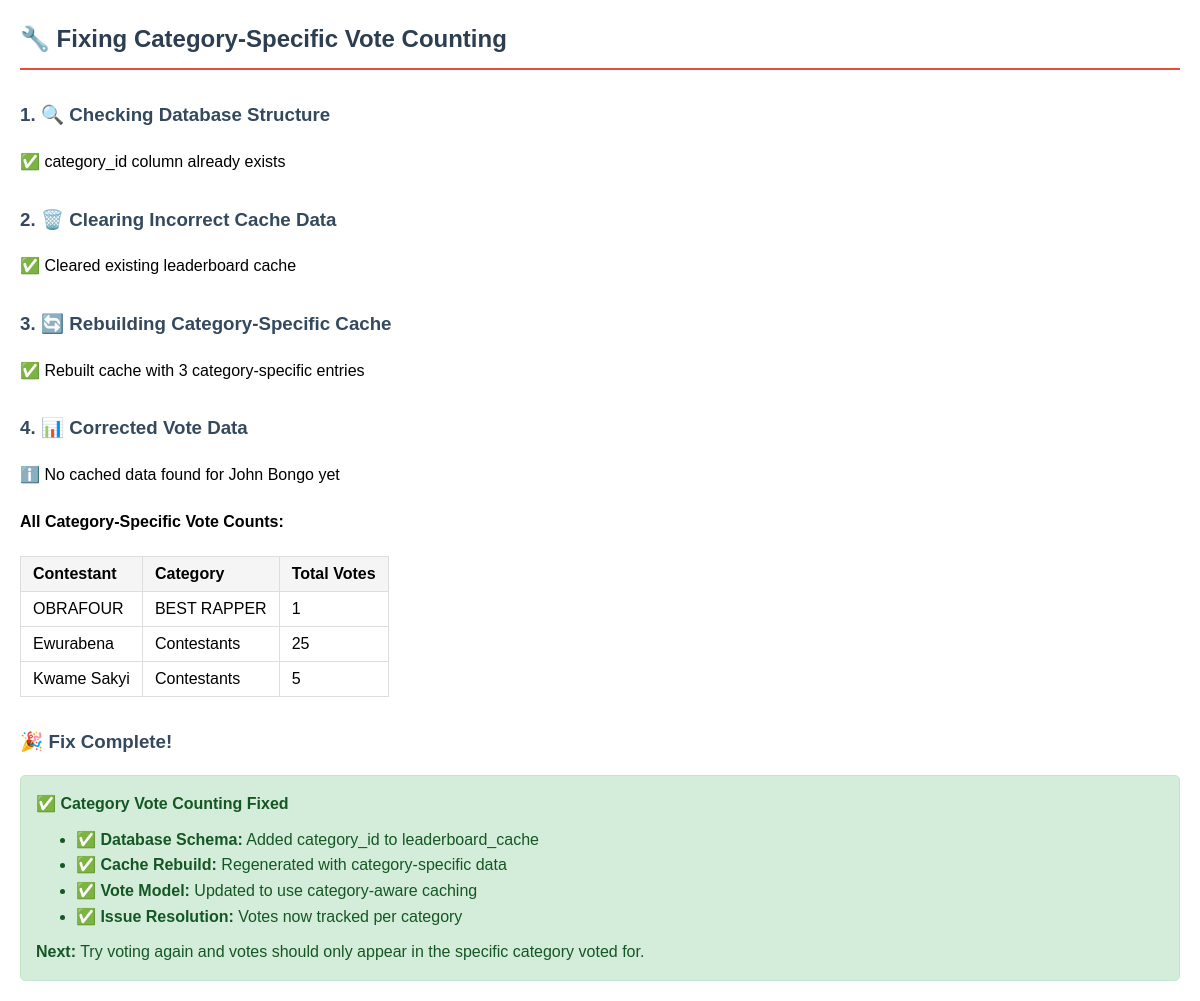
Before: /test_files/fix_category_votes.php with the older database file.
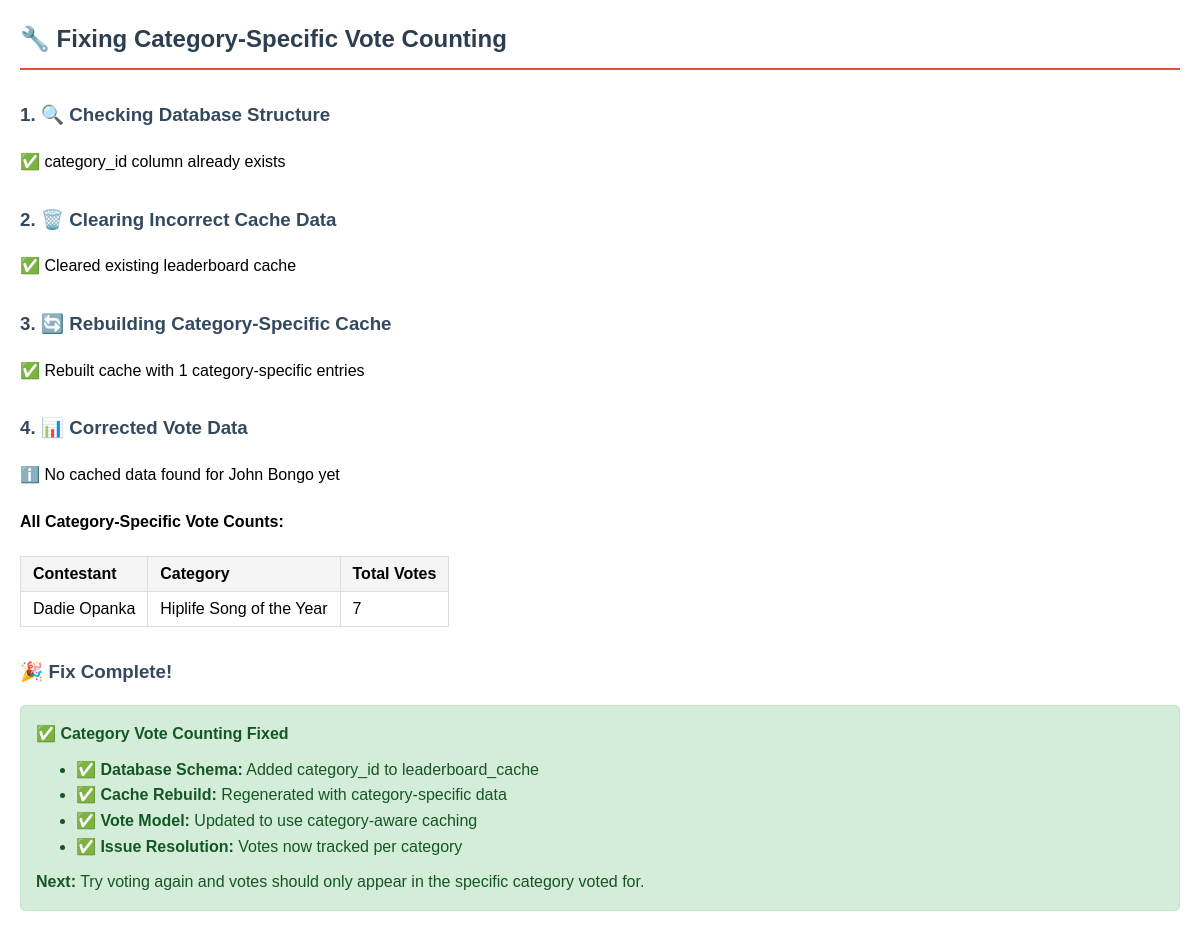
After: the same page with the newer database file.
### tables this page shows
CREATE TABLE `leaderboard_cache` (
  `id` int(11) NOT NULL,
  `event_id` int(11) NOT NULL,
  `contestant_id` int(11) NOT NULL,
  `category_id` int(10) UNSIGNED DEFAULT NULL,
  `total_votes` int(10) UNSIGNED NOT NULL DEFAULT 0,
  `updated_at` timestamp NOT NULL DEFAULT current_timestamp() ON UPDATE current_timestamp()
);

CREATE TABLE `contestants` (
  `id` int(11) NOT NULL,
  `tenant_id` int(11) NOT NULL DEFAULT 1,
  `event_id` int(11) DEFAULT NULL,
  `name` varchar(255) NOT NULL,
  `contestant_code` varchar(20) DEFAULT NULL,
  `image_url` varchar(500) DEFAULT NULL,
  `bio` text DEFAULT NULL,
  `display_order` int(11) DEFAULT 0,
  `active` tinyint(1) DEFAULT 1,
  `created_by` int(11) DEFAULT NULL,
  `created_at` timestamp NOT NULL DEFAULT current_timestamp(),
  `updated_at` timestamp NOT NULL DEFAULT current_timestamp() ON UPDATE current_timestamp()
);

CREATE TABLE `categories` (
  `id` int(11) NOT NULL,
  `event_id` int(11) NOT NULL,
  `tenant_id` int(11) NOT NULL DEFAULT 1,
  `name` varchar(255) NOT NULL,
  `description` text DEFAULT NULL,
  `created_by` int(11) DEFAULT NULL,
  `display_order` int(11) DEFAULT 0,
  `created_at` timestamp NOT NULL DEFAULT current_timestamp(),
  `updated_at` timestamp NOT NULL DEFAULT current_timestamp() ON UPDATE current_timestamp()
);

### test_files/fix_category_votes.php (the view, shortened to what the changed rows need)
<?php
try {
    $db = Database::getInstance();
    $connection = $db->getConnection();
    echo "<h2>🔧 Fixing Category-Specific Vote Counting</h2>";
    $connection->exec("DELETE FROM leaderboard_cache");
    $stmt = $connection->query("
        SELECT
            v.event_id,
            v.contestant_id,
            v.category_id,
            SUM(v.quantity) as total_votes
        FROM votes v
        WHERE v.category_id IS NOT NULL
        GROUP BY v.event_id, v.contestant_id, v.category_id
    ");
    $voteData = $stmt->fetchAll();
    if (!empty($voteData)) {
        echo "<p>✅ Rebuilt cache with " . count($voteData) . " category-specific entries</p>";
    } else {
        echo "<p>ℹ️ No vote data found to rebuild cache</p>";
    }
    $stmt = $connection->query("
        SELECT
            c.name as contestant_name,
            cat.name as category_name,
            lc.total_votes
        FROM leaderboard_cache lc
        INNER JOIN contestants c ON lc.contestant_id = c.id
        INNER JOIN categories cat ON lc.category_id = cat.id
        ORDER BY cat.name, lc.total_votes DESC
        LIMIT 20
    ");
    $allData = $stmt->fetchAll();
    if (!empty($allData)) {
        echo "<table border='1' style='border-collapse: collapse;'>";
        echo "<tr><th>Contestant</th><th>Category</th><th>Total Votes</th></tr>";
        foreach ($allData as $data) {
            echo "<tr>";
            echo "<td>{$data['contestant_name']}</td>";
            echo "<td>{$data['category_name']}</td>";
            echo "<td>{$data['total_votes']}</td>";
            echo "</tr>";
        }
        echo "</table>";
    }
} catch (Exception $e) {
    echo "<h3>❌ Error:</h3>";
    echo "<p>" . $e->getMessage() . "</p>";
    echo "<h4>Manual Fix:</h4>";
    echo "<p>Run this SQL manually:</p>";
    echo "<pre>";
    echo "ALTER TABLE leaderboard_cache ADD COLUMN category_id INT UNSIGNED NULL AFTER contestant_id;\n";
    echo "ALTER TABLE leaderboard_cache ADD INDEX idx_category (category_id);\n";
    echo "ALTER TABLE leaderboard_cache DROP PRIMARY KEY, ADD PRIMARY KEY (event_id, contestant_id, category_id);\n";
    echo "DELETE FROM leaderboard_cache;";
    echo "</pre>";
}
?>

Changed rows visible on the page:
removed leaderboard_cache: contestant.name "OBRAFOUR", category.name "BEST RAPPER", total_votes "1"
removed leaderboard_cache: contestant.name "Ewurabena", category.name "Contestants", total_votes "25"
removed leaderboard_cache: contestant.name "Kwame Sakyi", category.name "Contestants", total_votes "5"
added leaderboard_cache: contestant.name "Dadie Opanka", category.name "Hiplife Song of the Year", total_votes "7"
Other visible differences:
count($voteData): "3" → "1"
